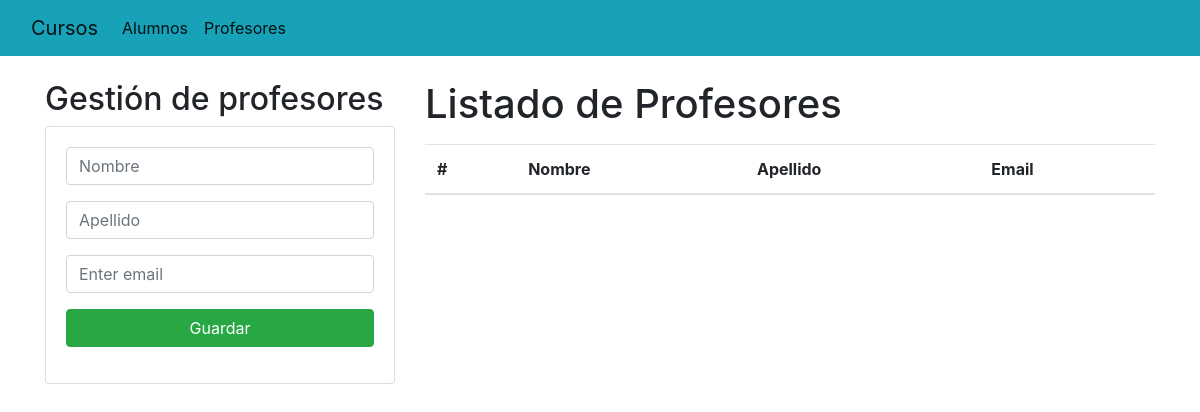
The app's page /profesores/, older data.
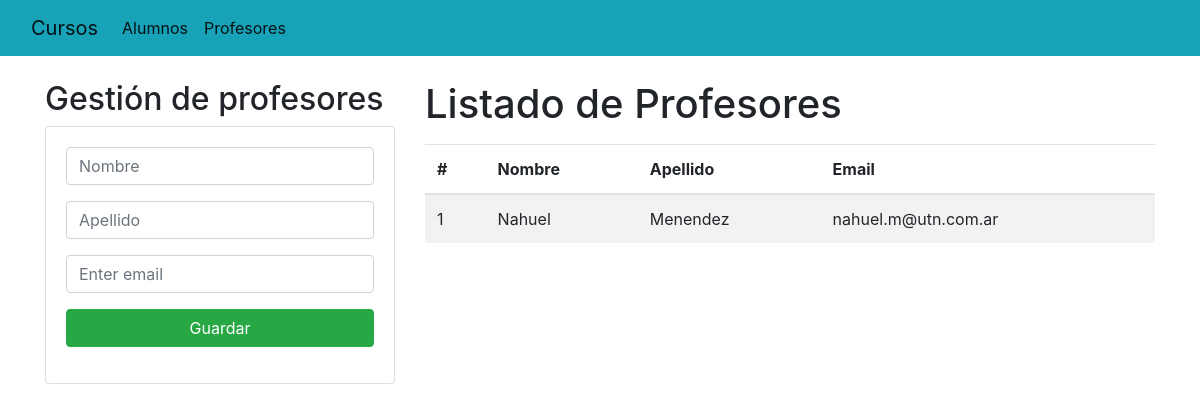
The same page, newer data.
### Academico/models.py (models this page shows, shortened)
class Profesor(models.Model):
    nombre= models.CharField(max_length=30)
    apellido= models.CharField(max_length=30)
    email= models.EmailField()
    profesion= models.CharField(max_length=30)

### Academico/views.py (the view)
# urls.py: path('profesores/', views.homeProfesor),
def homeProfesor(request):
    profesores = Profesor.objects.all()
    return render(request, "gestionProfesores.html", {"profesores": profesores})

### Academico/templates/gestionProfesores.html (shortened to what this page needs)
{% extends "./base.html" %}
{% block body %}
    <div class="row">
        <div class="col-sm-12 col-md-6 col-lg-4 col-xl-4">
            <h2>Gestión de profesores</h2>
            <div class="card">
            <div class="card-body">
                <form action="/registrarProfesor/" method="POST"> {% csrf_token %}
                    <div class="form-group">
                        <input type="text" id="txtNombreProfesor" name="txtNombreProfesor" class="form-control" placeholder="Nombre"
                             maxlength="50" required>
                    </div>
                    <div class="form-group">
                        <input type="text" id="txtApellidoProfesor" name="txtApellidoProfesor" class="form-control" placeholder="Apellido"
                            maxlength="50" required>
                    </div>
                    <div class="form-group">
                        <input type="email" class="form-control" id="txtEmail" name="txtEmail" aria-describedby="emailHelp" placeholder="Enter email">
                      </div>
                    <div class="form-group">
                        <button type="submit" class="btn btn-success btn-block text-white">Guardar</button>
                    </div>
                </form>
                </div>
            </div>
        </div>
        <div class="col-sm-12 col-md-6 col-lg-8 col-xl-8">
            <h1>Listado de Profesores</h1>
            <div class="table-responsive py-2">
                <table class="table table-striped">
                    <thead>
                        <tr>
                            <th>#</th>
                            <th>Nombre</th>
                            <th>Apellido</th>
                            <th>Email</th>
                        </tr>
                    </thead>
                    <tbody>
                        {% for p in profesores %}
                        <tr>
                            <td>{{forloop.counter}}</td>
                            <td>{{p.nombre}}</td>
                            <td>{{p.apellido}}</td>
                            <td>{{p.email}}</td>
                        </tr>
                        {% endfor %}
                    </tbody>
                </table>
            </div>
        </div>
    </div>
{% endblock %}

Row changes from the older to the newer data that the page shows:
added Profesor: nombre "Nahuel", apellido "Menendez", email "nahuel.m@utn.com.ar"
